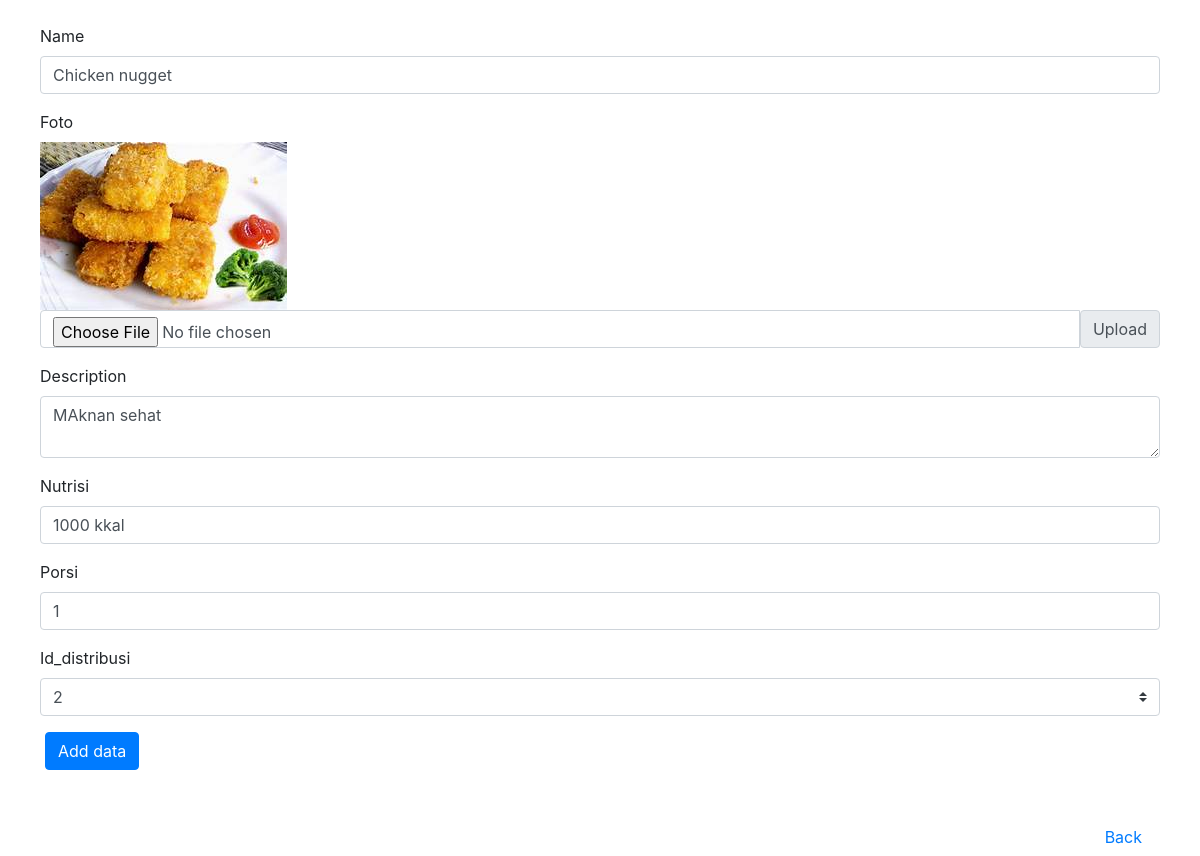
The page /product/edit.php?id=2 on the database as committed earlier.
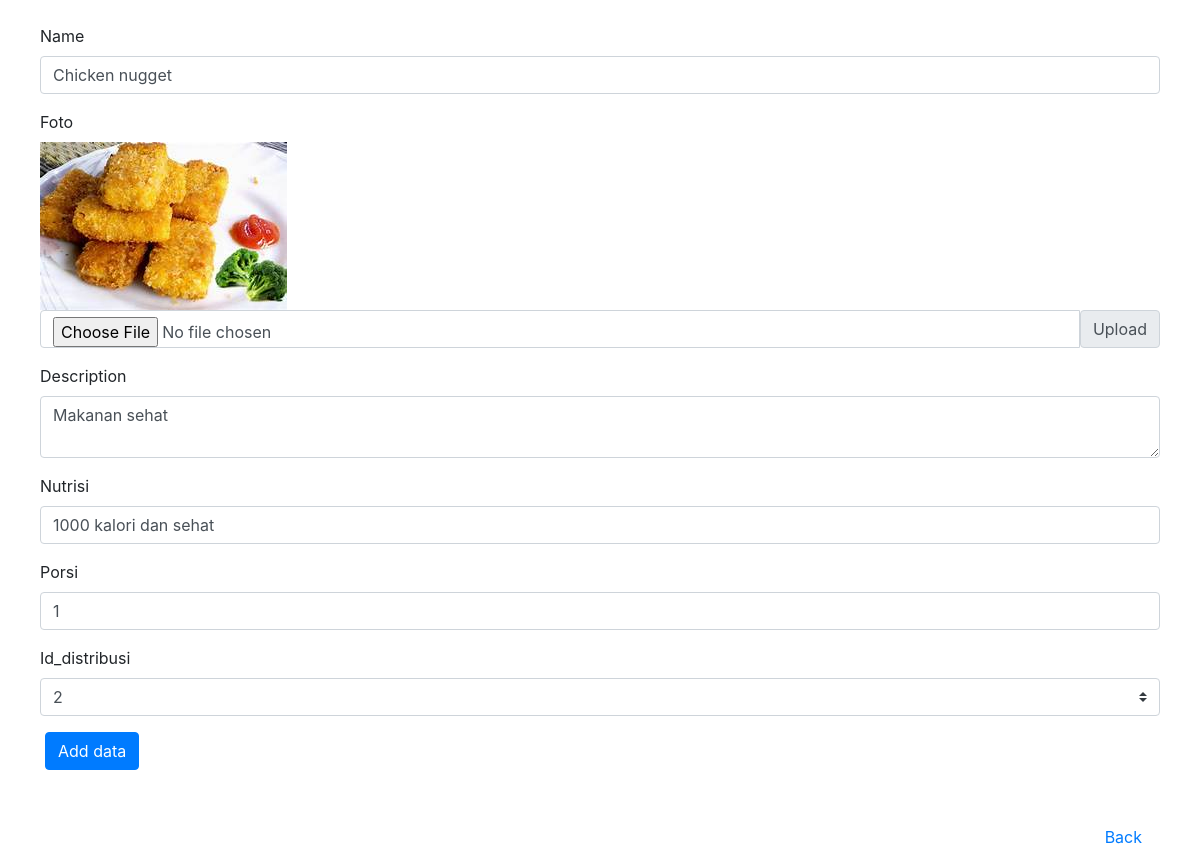
The same page on the database as committed later.
### tables this page shows
CREATE TABLE `product` (
  `id` int(11) NOT NULL,
  `namesP` varchar(50) NOT NULL,
  `photos` varchar(35) NOT NULL,
  `descc` varchar(100) NOT NULL,
  `nutrisi` varchar(50) NOT NULL,
  `serving_size` varchar(50) NOT NULL,
  `id_distribusi` varchar(50) NOT NULL
);

### product/edit.php (the view, shortened to what this page needs)
<?php
require '../conn.php';
if(isset($_GET['id'])){
$id = $_GET['id'];
$query =  mysqli_query($conn, "SELECT * FROM product WHERE id=$id");
$result = mysqli_fetch_assoc($query);
}
?>
<!doctype html>
<html lang="en">
  <head>
    <link href="../css/bootstrap.min.css" rel="stylesheet">
  </head>
  <body>
 <div class="container">
 <form class="mt-4" method="post" action="" enctype="multipart/form-data">
      <div class="form-row d-block">
        <div class="form-group ">
          <label for="nameguru">Name </label>
          <input type="text" name="name" class="form-control" id="namesiswa" value="<?= $result['namesP']; ?>">
        </div>
        <div class="form-group">
        <div>
<label for="inputZip">Foto</label><br>
<img src="img/<?=$result['photos'] ?>" alt="">
        <div class="input-group mb-3">
  <input type="file" class="form-control" id="inputGroupFile02" name="foto">
  <label class="input-group-text" for="inputGroupFile02">Upload</label>
</div>
  <label for="exampleFormControlTextarea1" class="form-label">Description</label>
  <textarea class="form-control" id="exampleFormControlTextarea1" rows="2" name="description"><?= $result['descc']; ?></textarea>
</div>
        </div>
        <div class="form-group ">
          <label for="nameguru">Nutrisi </label>
          <input type="text" name="nutrisi" class="form-control" id="namesiswa" value="<?= $result['nutrisi']; ?>">
        </div>
      </div>
      <div class="form-row d-block">
        <div class="form-group">
          <label for="inputCity">Porsi</label>
          <input type="number" name="porsi" class="form-control" id="inputCity" value="<?= $result['serving_size']; ?>">
        </div>
        <div class="form-group ">
          <label for="nameguru">Id_distribusi </label>
          <select class="custom-select" name="iddist">
            <?php  $numbers = [1,2,3,4,5];?>
            <?php foreach( $numbers as $num): ?>
            <option value="<?=$num; ?>" <?= $result['id_distribusi'] == $num ? "selected" : "" ?>><?=$num; ?></option>
<?php endforeach; ?>
          </select>
        </div>
      </div>
      <button type="submit" name="submit" class="btn btn-primary">Add data</button>
    </form>
    <button type="button" class="btn btn-link mt-5 float-right" onclick="document.location.href='../home.php';">Back</button>
  </div>
  </body>
</html>

Rows that differ between the two databases and show on the page:
changed product "Chicken nugget": description "MAknan sehat" → "Makanan sehat"; nutrisi "1000 kkal" → "1000 kalori dan sehat"
